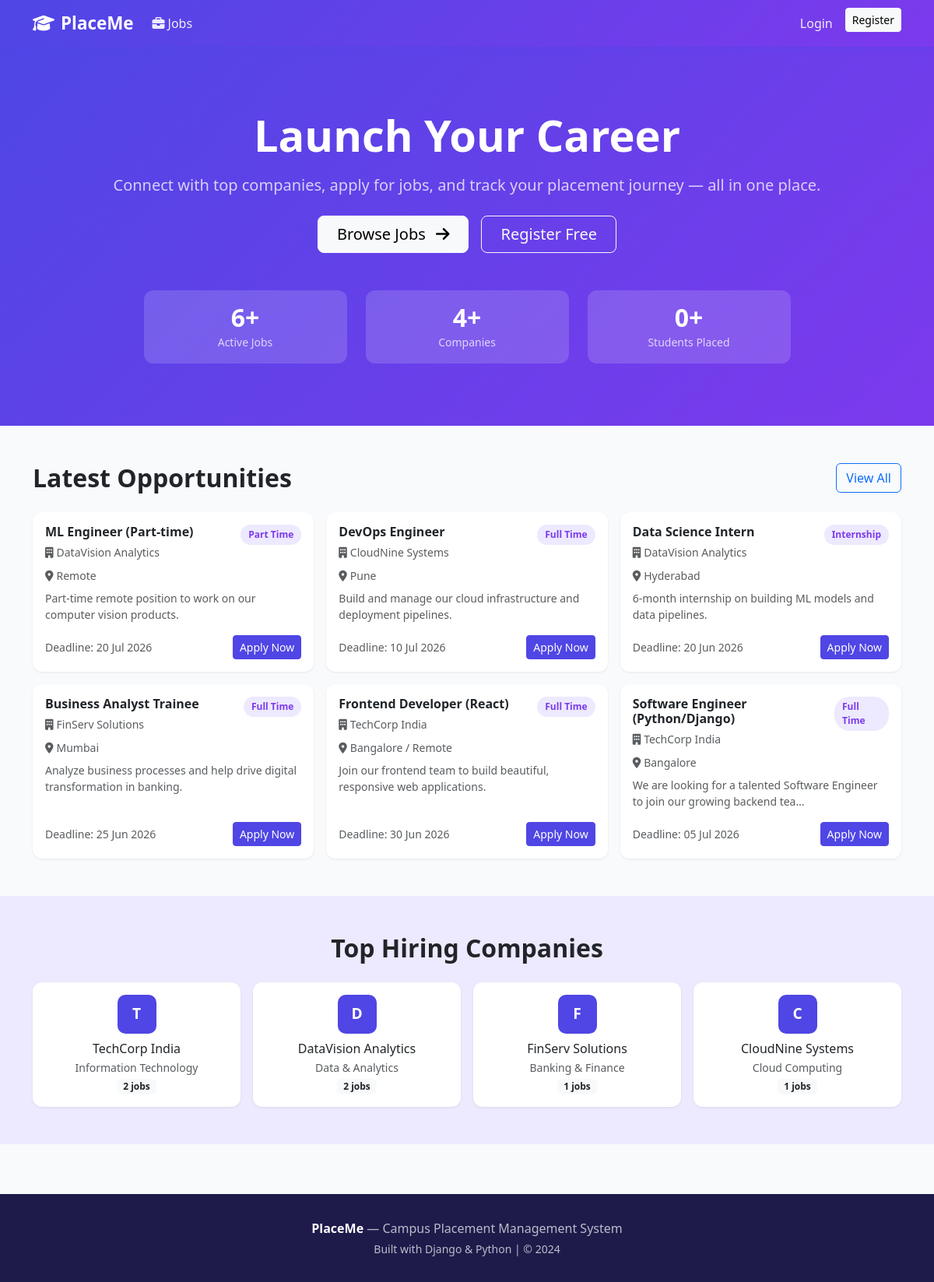
The page / on the database its author committed.
### jobs/models.py (models this page shows, shortened)
class Job(models.Model):
    JOB_TYPE_CHOICES = [
        ('full_time', 'Full Time'),
        ('part_time', 'Part Time'),
        ('internship', 'Internship'),
        ('contract', 'Contract'),
    ]
    STATUS_CHOICES = [
        ('active', 'Active'),
        ('closed', 'Closed'),
        ('draft', 'Draft'),
    ]
    company = models.ForeignKey(Company, on_delete=models.CASCADE, related_name='jobs')
    title = models.CharField(max_length=200)
    description = models.TextField()
    requirements = models.TextField()
    job_type = models.CharField(max_length=20, choices=JOB_TYPE_CHOICES, default='full_time')
    location = models.CharField(max_length=200)
    salary_min = models.DecimalField(max_digits=10, decimal_places=2, null=True, blank=True)
    salary_max = models.DecimalField(max_digits=10, decimal_places=2, null=True, blank=True)
    experience_years = models.PositiveIntegerField(default=0)
    skills_required = models.TextField(help_text='Comma separated skills')
    deadline = models.DateField()
    status = models.CharField(max_length=20, choices=STATUS_CHOICES, default='active')
    posted_by = models.ForeignKey(User, on_delete=models.SET_NULL, null=True)
    created_at = models.DateTimeField(auto_now_add=True)
    updated_at = models.DateTimeField(auto_now=True)
    class Meta:
        ordering = ['-created_at']

class Company(models.Model):
    name = models.CharField(max_length=200)
    description = models.TextField(blank=True)
    website = models.URLField(blank=True)
    location = models.CharField(max_length=200)
    industry = models.CharField(max_length=100)
    logo = models.ImageField(upload_to='company_logos/', blank=True, null=True)
    created_at = models.DateTimeField(auto_now_add=True)
    class Meta:
        verbose_name_plural = 'Companies'
        ordering = ['name']

### jobs/views.py (the view)
# urls.py: path('', views.home, name='home'),
def home(request):
    latest_jobs = Job.objects.filter(status='active').select_related('company')[:6]
    companies = Company.objects.annotate(job_count=Count('jobs')).order_by('-job_count')[:4]
    total_jobs = Job.objects.filter(status='active').count()
    total_companies = Company.objects.count()
    total_placed = Application.objects.filter(status='selected').count()
    return render(request, 'home.html', {
        'latest_jobs': latest_jobs,
        'companies': companies,
        'total_jobs': total_jobs,
        'total_companies': total_companies,
        'total_placed': total_placed,
    })

### templates/home.html (shortened to what this page needs)
{% extends 'base.html' %}
{% block content %}
<div style="background: linear-gradient(135deg, #4f46e5 0%, #7c3aed 100%); color:#fff; padding: 5rem 0 4rem;">
  <div class="container text-center">
    <h1 class="display-4 fw-bold mb-3">Launch Your Career</h1>
    <p class="lead mb-4 opacity-75">Connect with top companies, apply for jobs, and track your placement journey — all in one place.</p>
    <div class="d-flex gap-3 justify-content-center flex-wrap">
      <a href="{% url 'job_list' %}" class="btn btn-light btn-lg px-4 fw-600">Browse Jobs <i class="fas fa-arrow-right ms-2"></i></a>
      {% if not user.is_authenticated %}
      <a href="{% url 'register' %}" class="btn btn-outline-light btn-lg px-4">Register Free</a>
      {% endif %}
    </div>
    <div class="row mt-5 justify-content-center">
      <div class="col-md-3 col-6 mb-3">
        <div style="background:rgba(255,255,255,.15); border-radius:12px; padding:1rem;">
          <div class="h2 fw-bold mb-0">{{ total_jobs }}+</div><small class="opacity-75">Active Jobs</small>
        </div>
      </div>
      <div class="col-md-3 col-6 mb-3">
        <div style="background:rgba(255,255,255,.15); border-radius:12px; padding:1rem;">
          <div class="h2 fw-bold mb-0">{{ total_companies }}+</div><small class="opacity-75">Companies</small>
        </div>
      </div>
      <div class="col-md-3 col-6 mb-3">
        <div style="background:rgba(255,255,255,.15); border-radius:12px; padding:1rem;">
          <div class="h2 fw-bold mb-0">{{ total_placed }}+</div><small class="opacity-75">Students Placed</small>
        </div>
      </div>
    </div>
  </div>
</div>
<div class="container py-5">
  <div class="d-flex justify-content-between align-items-center mb-4">
    <h2 class="fw-bold mb-0">Latest Opportunities</h2>
    <a href="{% url 'job_list' %}" class="btn btn-outline-primary">View All</a>
  </div>
  <div class="row g-3">
    {% for job in latest_jobs %}
    <div class="col-md-6 col-lg-4">
      <div class="card h-100 job-card p-3">
        <div class="d-flex justify-content-between align-items-start mb-2">
          <div>
            <h6 class="fw-bold mb-1">{{ job.title }}</h6>
            <small class="text-muted"><i class="fas fa-building me-1"></i>{{ job.company.name }}</small>
          </div>
          <span class="badge-job">{{ job.get_job_type_display }}</span>
        </div>
        <p class="text-muted small mb-2"><i class="fas fa-map-marker-alt me-1"></i>{{ job.location }}</p>
        <p class="text-muted small mb-3">{{ job.description|truncatechars:80 }}</p>
        <div class="mt-auto d-flex justify-content-between align-items-center">
          <small class="text-muted">Deadline: {{ job.deadline|date:"d M Y" }}</small>
          <a href="{% url 'job_detail' job.pk %}" class="btn btn-sm btn-primary">Apply Now</a>
        </div>
      </div>
    </div>
    {% empty %}
    <div class="col-12 text-center text-muted py-4">No jobs posted yet. Check back soon!</div>
    {% endfor %}
  </div>
</div>
<div style="background:#ede9fe; padding: 3rem 0;">
  <div class="container">
    <h2 class="fw-bold text-center mb-4">Top Hiring Companies</h2>
    <div class="row g-3 justify-content-center">
      {% for company in companies %}
      <div class="col-md-3 col-6">
        <div class="card text-center p-3">
          <div style="width:50px;height:50px;background:#4f46e5;border-radius:10px;display:flex;align-items:center;justify-content:center;margin:0 auto 10px;color:#fff;font-weight:700;font-size:1.2rem;">
            {{ company.name.0 }}</div>
          <h6 class="fw-600 mb-1">{{ company.name }}</h6>
          <small class="text-muted">{{ company.industry }}</small>
          <div><span class="badge bg-light text-dark mt-1">{{ company.job_count }} jobs</span></div>
        </div>
      </div>
      {% endfor %}
    </div>
  </div>
</div>
{% endblock %}

### templates/base.html (style rules this page uses)
:root { --primary: #4f46e5; --secondary: #7c3aed; }
body { font-family: 'Segoe UI', sans-serif; background: #f8fafc; }
.btn-primary { background: var(--primary); border-color: var(--primary); }
.card { border: none; border-radius: 12px; box-shadow: 0 1px 3px rgba(0,0,0,.08); }
.badge-job { background: #ede9fe; color: #7c3aed; font-weight: 600; font-size: .75rem; padding: 4px 10px; border-radius: 20px; }

### rows shown on the page
Job: title "ML Engineer (Part-time)", company.name "DataVision Analytics", job_type "Part Time", location "Remote", description "Part-time remote position to work on our computer vision products.", deadline "20 Jul 2026"
Job: title "DevOps Engineer", company.name "CloudNine Systems", job_type "Full Time", location "Pune", description "Build and manage our cloud infrastructure and deployment pipelines.", deadline "10 Jul 2026"
Job: title "Data Science Intern", company.name "DataVision Analytics", job_type "Internship", location "Hyderabad", description "6-month internship on building ML models and data pipelines.", deadline "20 Jun 2026"
Job: title "Business Analyst Trainee", company.name "FinServ Solutions", job_type "Full Time", location "Mumbai", description "Analyze business processes and help drive digital transformation in banking.", deadline "25 Jun 2026"
Job: title "Frontend Developer (React)", company.name "TechCorp India", job_type "Full Time", location "Bangalore / Remote", description "Join our frontend team to build beautiful, responsive web applications.", deadline "30 Jun 2026"
Job: title "Software Engineer (Python/Django)", company.name "TechCorp India", job_type "Full Time", location "Bangalore", description "We are looking for a talented Software Engineer to join our growing backend tea…", deadline "05 Jul 2026"
Company: name.0 "T", name "TechCorp India", industry "Information Technology", job_count "2"
Company: name.0 "D", name "DataVision Analytics", industry "Data & Analytics", job_count "2"
Company: name.0 "F", name "FinServ Solutions", industry "Banking & Finance", job_count "1"
Company: name.0 "C", name "CloudNine Systems", industry "Cloud Computing", job_count "1"

### other values the page prints
{{ total_jobs }} "6"
{{ total_companies }} "4"
{{ total_placed }} "0"
